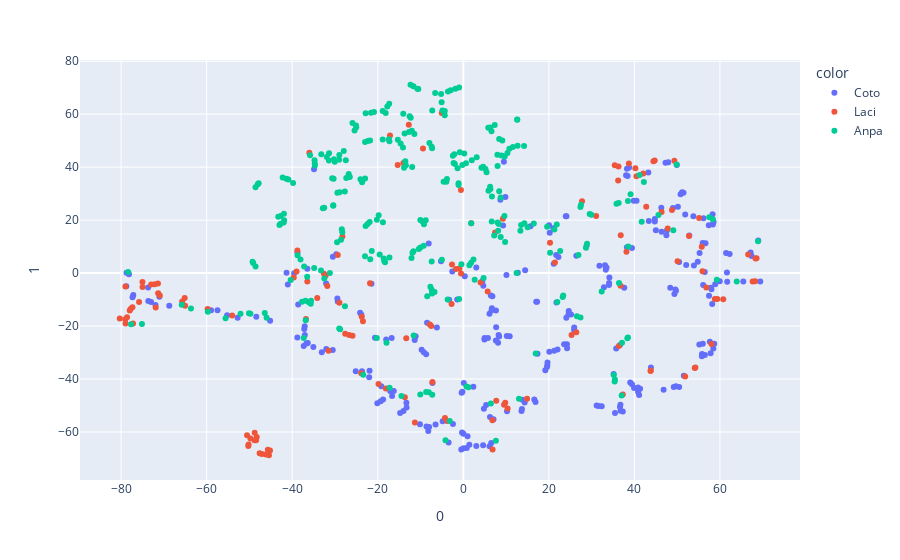
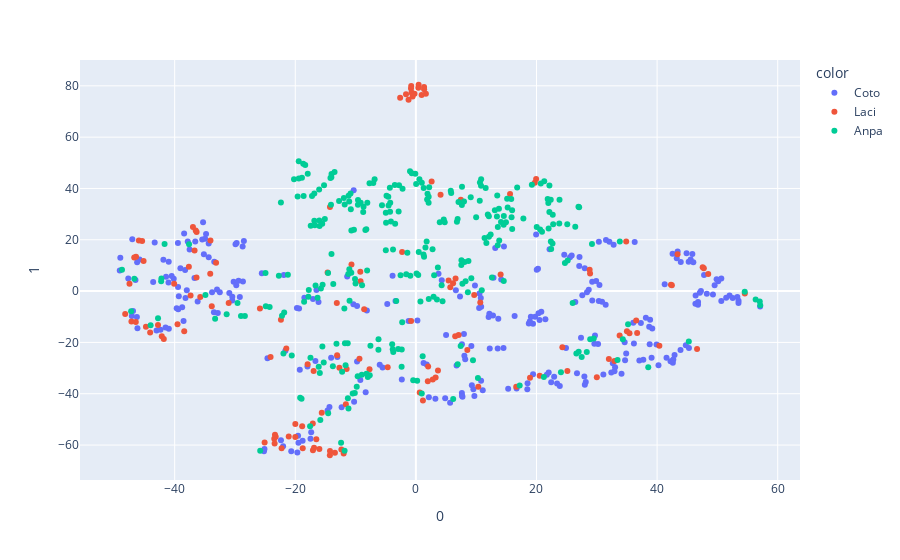
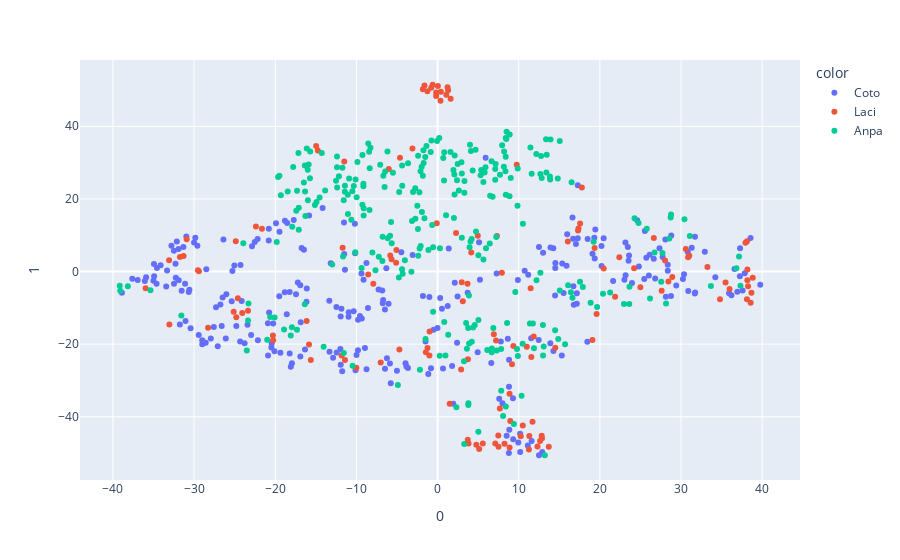
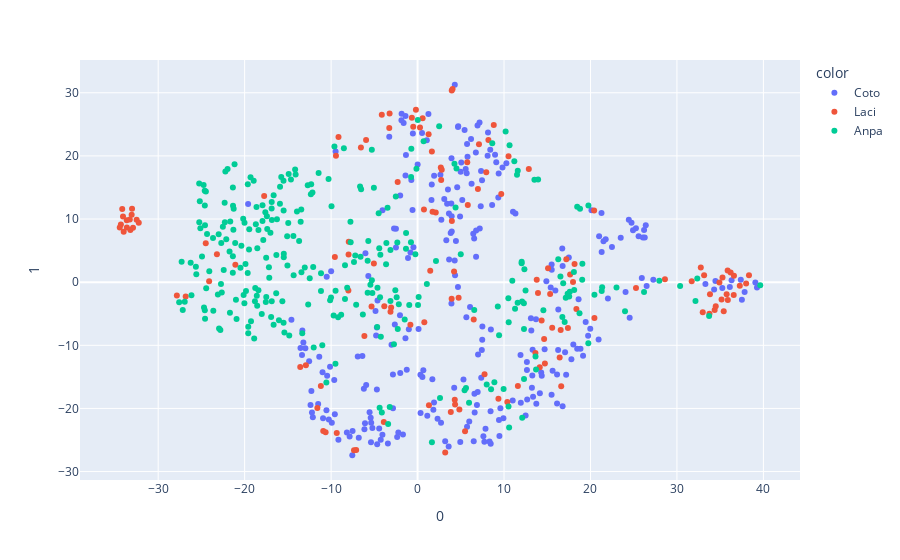

These figures' notebook cell, in order:
### Code cell
X = small_feats
Y = small_labels

for i in [5, 10, 20, 30]:
    X_embedded = TSNE(n_components=2,
                    learning_rate='auto',
                    init='random',
                    perplexity=i).fit_transform(X)
    fig = px.scatter(X_embedded, x=0, y=1, color=Y)
    fig.show()

### Figure 1 — Plotly figure (JSON) as saved in the notebook; plotly's stock layout.template omitted (floating-point values rounded to 4 significant figures; data arrays with more than 128 entries replaced by an {"elided": "..."} marker saying what was removed)
{"data": [{"hovertemplate": "color=Coto<br>0=%{x}<br>1=%{y}<extra></extra>", "legendgroup": "Coto", "marker": {"color": "#636efa", "symbol": "circle"}, "mode": "markers", "name": "Coto", "orientation": "v", "showlegend": true, "type": "scatter", "x": {"elided": "269 float values"}, "xaxis": "x", "y": {"elided": "269 float values"}, "yaxis": "y"}, {"hovertemplate": "color=Laci<br>0=%{x}<br>1=%{y}<extra></extra>", "legendgroup": "Laci", "marker": {"color": "#EF553B", "symbol": "circle"}, "mode": "markers", "name": "Laci", "orientation": "v", "showlegend": true, "type": "scatter", "x": {"elided": "137 float values"}, "xaxis": "x", "y": {"elided": "137 float values"}, "yaxis": "y"}, {"hovertemplate": "color=Anpa<br>0=%{x}<br>1=%{y}<extra></extra>", "legendgroup": "Anpa", "marker": {"color": "#00cc96", "symbol": "circle"}, "mode": "markers", "name": "Anpa", "orientation": "v", "showlegend": true, "type": "scatter", "x": {"elided": "287 float values"}, "xaxis": "x", "y": {"elided": "287 float values"}, "yaxis": "y"}], "layout": {"legend": {"title": {"text": "color"}, "tracegroupgap": 0}, "margin": {"t": 60}, "xaxis": {"anchor": "y", "domain": [0, 1], "title": {"text": "0"}}, "yaxis": {"anchor": "x", "domain": [0, 1], "title": {"text": "1"}}}}

### Figure 2 — Plotly figure (JSON) as saved in the notebook; plotly's stock layout.template omitted (floating-point values rounded to 4 significant figures; data arrays with more than 128 entries replaced by an {"elided": "..."} marker saying what was removed)
{"data": [{"hovertemplate": "color=Coto<br>0=%{x}<br>1=%{y}<extra></extra>", "legendgroup": "Coto", "marker": {"color": "#636efa", "symbol": "circle"}, "mode": "markers", "name": "Coto", "orientation": "v", "showlegend": true, "type": "scatter", "x": {"elided": "269 float values"}, "xaxis": "x", "y": {"elided": "269 float values"}, "yaxis": "y"}, {"hovertemplate": "color=Laci<br>0=%{x}<br>1=%{y}<extra></extra>", "legendgroup": "Laci", "marker": {"color": "#EF553B", "symbol": "circle"}, "mode": "markers", "name": "Laci", "orientation": "v", "showlegend": true, "type": "scatter", "x": {"elided": "137 float values"}, "xaxis": "x", "y": {"elided": "137 float values"}, "yaxis": "y"}, {"hovertemplate": "color=Anpa<br>0=%{x}<br>1=%{y}<extra></extra>", "legendgroup": "Anpa", "marker": {"color": "#00cc96", "symbol": "circle"}, "mode": "markers", "name": "Anpa", "orientation": "v", "showlegend": true, "type": "scatter", "x": {"elided": "287 float values"}, "xaxis": "x", "y": {"elided": "287 float values"}, "yaxis": "y"}], "layout": {"legend": {"title": {"text": "color"}, "tracegroupgap": 0}, "margin": {"t": 60}, "xaxis": {"anchor": "y", "domain": [0, 1], "title": {"text": "0"}}, "yaxis": {"anchor": "x", "domain": [0, 1], "title": {"text": "1"}}}}

### Figure 3 — Plotly figure (JSON) as saved in the notebook; plotly's stock layout.template omitted (floating-point values rounded to 4 significant figures; data arrays with more than 128 entries replaced by an {"elided": "..."} marker saying what was removed)
{"data": [{"hovertemplate": "color=Coto<br>0=%{x}<br>1=%{y}<extra></extra>", "legendgroup": "Coto", "marker": {"color": "#636efa", "symbol": "circle"}, "mode": "markers", "name": "Coto", "orientation": "v", "showlegend": true, "type": "scatter", "x": {"elided": "269 float values"}, "xaxis": "x", "y": {"elided": "269 float values"}, "yaxis": "y"}, {"hovertemplate": "color=Laci<br>0=%{x}<br>1=%{y}<extra></extra>", "legendgroup": "Laci", "marker": {"color": "#EF553B", "symbol": "circle"}, "mode": "markers", "name": "Laci", "orientation": "v", "showlegend": true, "type": "scatter", "x": {"elided": "137 float values"}, "xaxis": "x", "y": {"elided": "137 float values"}, "yaxis": "y"}, {"hovertemplate": "color=Anpa<br>0=%{x}<br>1=%{y}<extra></extra>", "legendgroup": "Anpa", "marker": {"color": "#00cc96", "symbol": "circle"}, "mode": "markers", "name": "Anpa", "orientation": "v", "showlegend": true, "type": "scatter", "x": {"elided": "287 float values"}, "xaxis": "x", "y": {"elided": "287 float values"}, "yaxis": "y"}], "layout": {"legend": {"title": {"text": "color"}, "tracegroupgap": 0}, "margin": {"t": 60}, "xaxis": {"anchor": "y", "domain": [0, 1], "title": {"text": "0"}}, "yaxis": {"anchor": "x", "domain": [0, 1], "title": {"text": "1"}}}}

### Figure 4 — Plotly figure (JSON) as saved in the notebook; plotly's stock layout.template omitted (floating-point values rounded to 4 significant figures; data arrays with more than 128 entries replaced by an {"elided": "..."} marker saying what was removed)
{"data": [{"hovertemplate": "color=Coto<br>0=%{x}<br>1=%{y}<extra></extra>", "legendgroup": "Coto", "marker": {"color": "#636efa", "symbol": "circle"}, "mode": "markers", "name": "Coto", "orientation": "v", "showlegend": true, "type": "scatter", "x": {"elided": "269 float values"}, "xaxis": "x", "y": {"elided": "269 float values"}, "yaxis": "y"}, {"hovertemplate": "color=Laci<br>0=%{x}<br>1=%{y}<extra></extra>", "legendgroup": "Laci", "marker": {"color": "#EF553B", "symbol": "circle"}, "mode": "markers", "name": "Laci", "orientation": "v", "showlegend": true, "type": "scatter", "x": {"elided": "137 float values"}, "xaxis": "x", "y": {"elided": "137 float values"}, "yaxis": "y"}, {"hovertemplate": "color=Anpa<br>0=%{x}<br>1=%{y}<extra></extra>", "legendgroup": "Anpa", "marker": {"color": "#00cc96", "symbol": "circle"}, "mode": "markers", "name": "Anpa", "orientation": "v", "showlegend": true, "type": "scatter", "x": {"elided": "287 float values"}, "xaxis": "x", "y": {"elided": "287 float values"}, "yaxis": "y"}], "layout": {"legend": {"title": {"text": "color"}, "tracegroupgap": 0}, "margin": {"t": 60}, "xaxis": {"anchor": "y", "domain": [0, 1], "title": {"text": "0"}}, "yaxis": {"anchor": "x", "domain": [0, 1], "title": {"text": "1"}}}}
